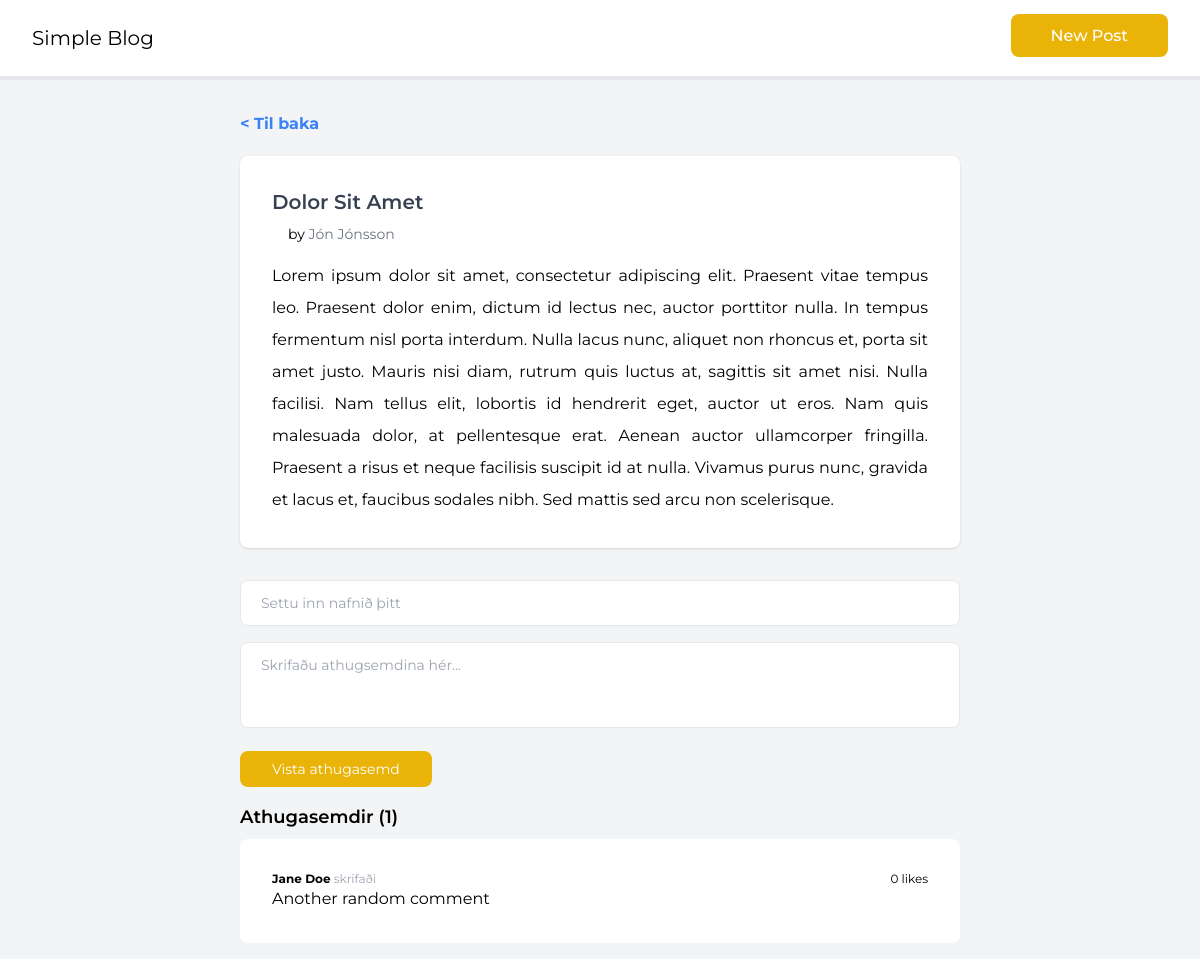
Page /single-blog.php?id=2 on the committed database.
### tables this page shows
CREATE TABLE blogs (
    id int not null primary key auto_increment,
    title varchar(255) not null,
    content text not null,
    author varchar(255) not null
);

CREATE TABLE comments (
    id int not null primary key auto_increment,
    author varchar(255) not null,
    content text,
    likes int not null,
    blog_id int not null,
    FOREIGN KEY (blog_id) REFERENCES blogs(id)
);

### single-blog.php (called while the page is built)
<?php
require "core/db.php";
$id = $_GET['id'];
$query = $pdo->query("SELECT * FROM blogs WHERE id = $id");
$blog = $query->fetch();
$query = $pdo->query("SELECT * FROM comments WHERE blog_id = $id");
$comments = $query->fetchAll();
require "view/single-blog-view.php";
?>

### view/single-blog-view.php (the view, shortened to what this page needs)
<!DOCTYPE html>
<html lang="en">
<head>
    <script src="https://cdn.tailwindcss.com"></script>
</head>
<body class="bg-gray-100">
    <div class="flex justify-between align-center py-6 px-8 border-b-4 border-gray-200 bg-white">
        <h2 class="text-xl">Simple Blog</h2>
        <div>
            <a href="form.php" class="bg-yellow-500 rounded-lg hover:bg-yellow-600 font-medium px-10 py-3 text-white">New Post</a>
        </div>
    </div>
    <div class="flex justify-center">
        <div class="w-3/5 mt-8">
            <div class="mb-5">
                <a href="index.php" class="text-blue-500 font-bold">
                    < Til baka
                </a>
            </div>
            <div class="bg-white p-8 rounded-lg mb-8 shadow">
                <h3 class="text-xl font-semibold text-gray-700 mb-2">
                    <?php echo $blog['title']; ?>
                </h3>
                <p class="text-sm text-gray-500 ml-4 mb-4">
                    <span class="text-black">by</span> <?php echo $blog['author']; ?>
                </p>
                <p class="text-justify leading-8">
                    <?php echo nl2br($blog['content']); ?>
                </p>
            </div>
            <form action="save-comment.php" method="POST">
                <div class="mb-4">
                    <input placeholder="Settu inn nafnið þitt" type="text" id="title" name="author" class="w-full text-sm py-3 px-5 rounded-lg border outline-none focus:border-gray-300">
                </div>
                <div class="mb-4">
                    <textarea placeholder="Skrifaðu athugsemdina hér..." name="content" id="content" rows="3" class="w-full text-sm py-3 px-5 rounded-lg border outline-none focus:border-gray-300 resize-none"></textarea>
                </div>
                <div class="mb-4">
                    <button class="py-2 px-8 text-sm bg-yellow-500 hover:bg-yellow-600 text-white rounded-lg">
                        Vista athugasemd
                    </button>
                </div>
            </form>
            <h3 class="text-lg mb-2 font-semibold">
                Athugasemdir (<?php echo count($comments); ?>)
            </h3>
            <?php foreach($comments as $comment): ?>
                <div class="mb-4 bg-white p-8 rounded-lg">
                    <div class="flex justify-between text-xs">
                        <p>
                            <strong><?php echo $comment["author"]; ?></strong> <span class="text-gray-400">skrifaði</span>
                        </p>
                        <span>
                            <form action="update-like.php" method="POST">
                                <button>
                                    <?php echo $comment["likes"]; ?> likes
                                </button>
                            </form>
                        </span>
                    </div>
                    <p>
                        <?php echo $comment["content"]; ?>
                    </p>
                </div>
            <?php endforeach; ?>
        </div>
    </div>
</body>
</html>

### view/single-blog-view.php (style rules this page uses)
body { font-family: "Montserrat", sans-serif; }

### rows in the picture
blogs: title "Dolor Sit Amet", author "Jón Jónsson", content "Lorem ipsum dolor sit amet, consectetur adipiscing elit. Praesent vitae tempus leo. Praesent dolor enim, dictum id lectus nec, auctor porttitor nulla. In tempus fermentum nisl porta interdum. Nulla lacus nunc, aliquet non rhoncus et, porta sit amet justo. Mauris nisi diam, rutrum quis luctus at, sagittis sit amet nisi. Nulla facilisi. Nam tellus elit, lobortis id hendrerit eget, auctor ut eros. Nam quis malesuada dolor, at pellentesque erat. Aenean auctor ullamcorper fringilla. Praesent a risus et neque facilisis suscipit id at nulla. Vivamus purus nunc, gravida et lacus et, faucibus sodales nibh. Sed mattis sed arcu non scelerisque."
comments: author "Jane Doe", likes "0", content "Another random comment"

### other values in the picture
count($comments) "1"
